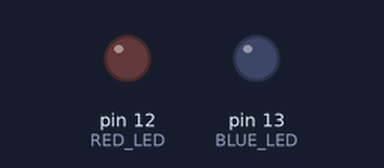
Recording of a sketch running on a simulated Arduino Uno, built with avr-gcc and run on an emulated ATmega328P. Parts: output pins drawn as LEDs (lit = HIGH).

Above: at 10.0 s.
Timing chart, 0 to 52.0 s (numbered marks = the images above):
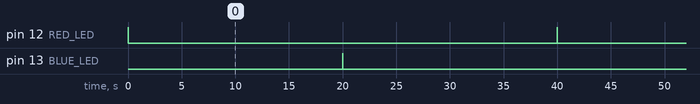

The sketch:

led_flash.ino
```cpp
#define PERIOD  20//seconds
#define PULSE_DURATION  10//millseconds
#define RED_LED 12
#define BLUE_LED 13
#define OFFTIME PERIOD*1000-PULSE_DURATION

void setup() {
  pinMode(RED_LED, OUTPUT);
  pinMode(BLUE_LED, OUTPUT);

}

void loop() {
  digitalWrite(RED_LED, HIGH);
  delay(PULSE_DURATION);
  digitalWrite(RED_LED, LOW);
  delay(OFFTIME);
  digitalWrite(BLUE_LED, HIGH);
  delay(PULSE_DURATION);
  digitalWrite(BLUE_LED, LOW);
  delay(OFFTIME);
}
```

Measured:
- by itself, pin 12 (RED_LED), pin 13 (BLUE_LED): alternates HIGH for 0.01 s and LOW for 40.0 s
- by itself, everything shown: repeats every 40.0 s, in 4 steps
